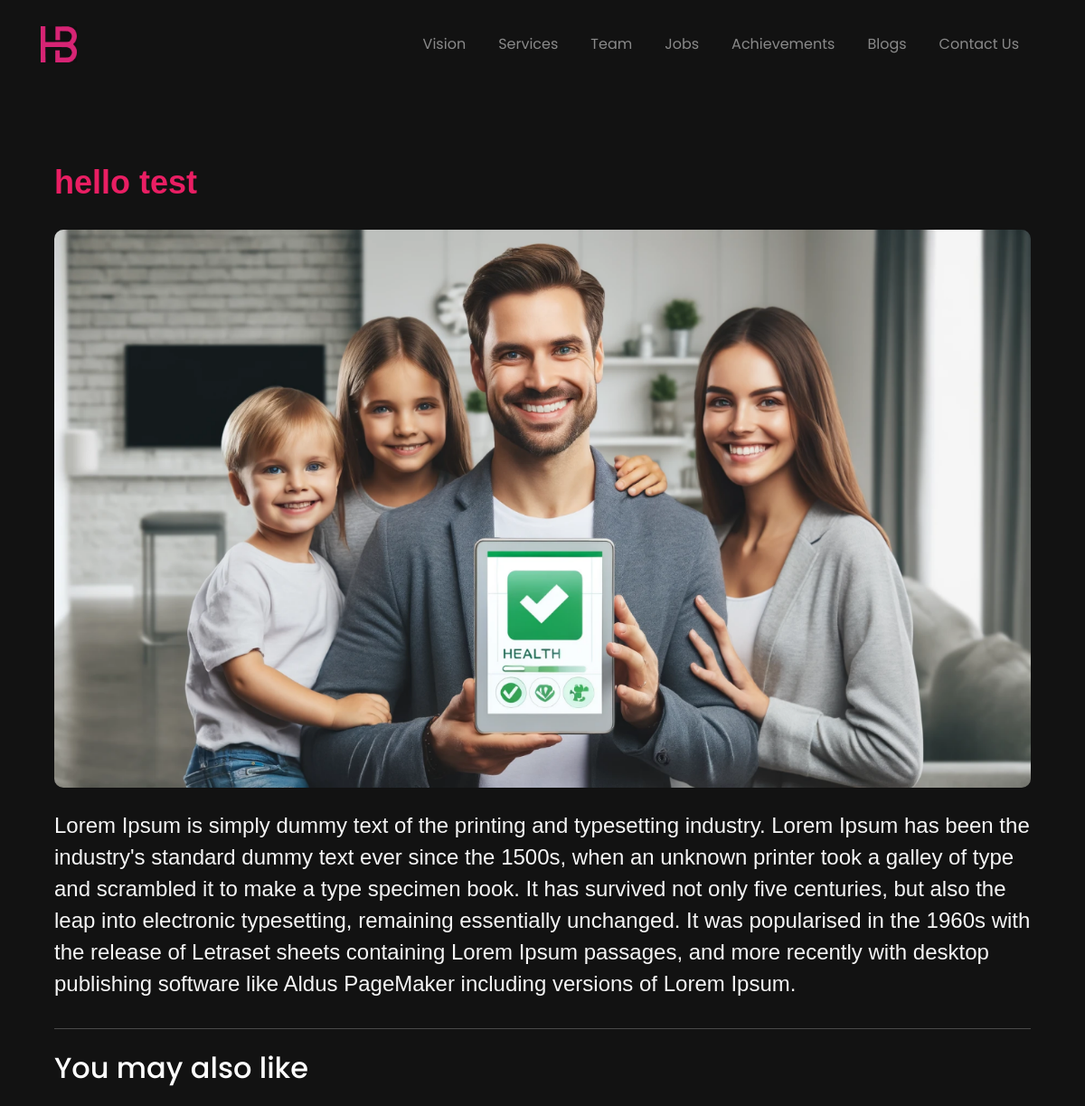
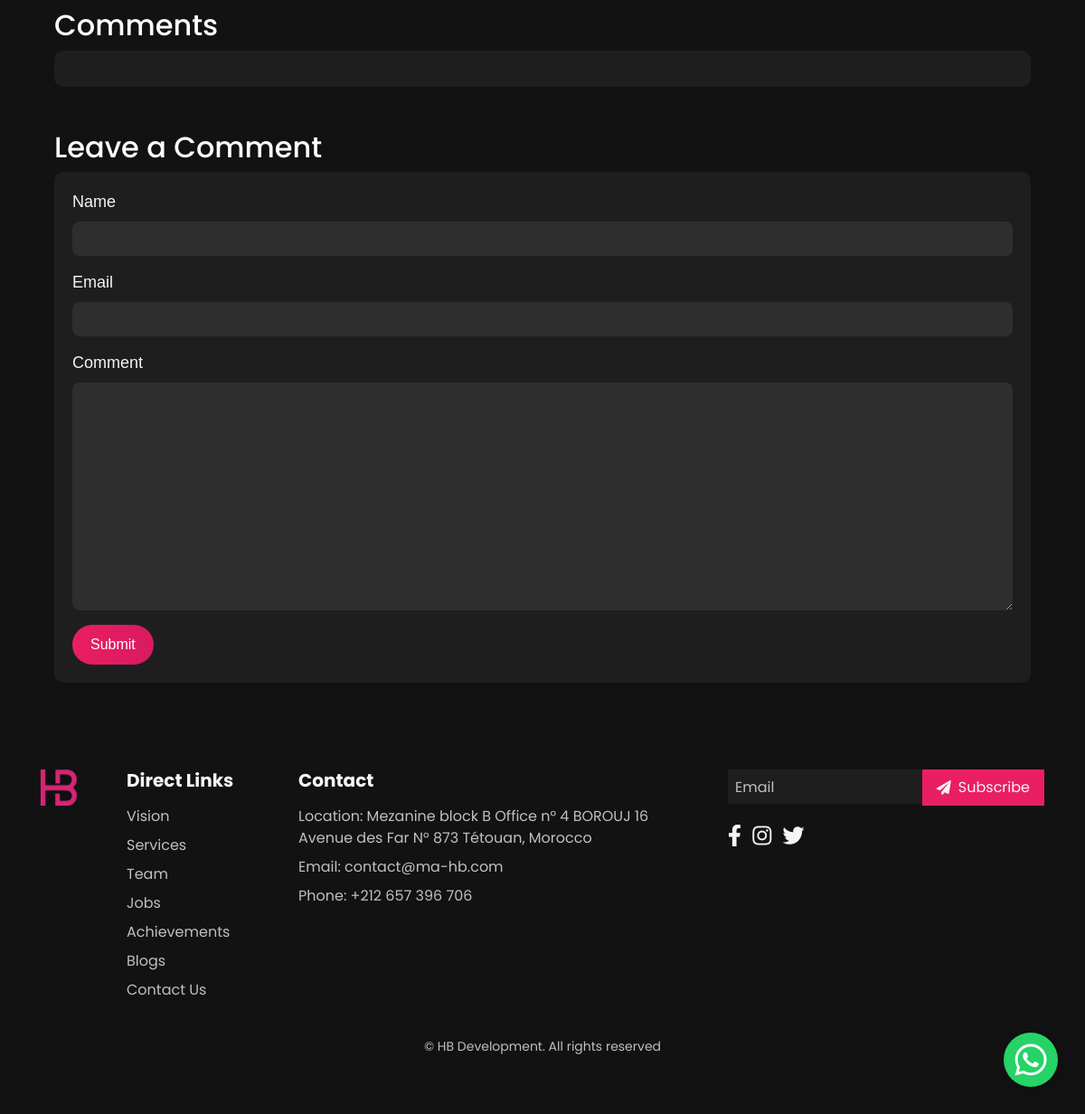
The app's page /blogs/post/1/ with its own data (2 pictures, top to bottom).
### blogs/models.py (models this page shows, shortened)
class Post(models.Model):
    title = models.CharField(max_length=255)
    auther = models.ForeignKey(User, on_delete=models.CASCADE)
    category = models.ForeignKey(Category, on_delete=models.SET_NULL, null=True, blank=True)
    content = models.TextField()
    image = models.ImageField(upload_to='images/%y/%m/%d', default="default.jpg")
    updated_at = models.DateTimeField(default=timezone.now)
    meta_description = models.CharField(max_length=160, null=True, blank=True)
    meta_keywords = models.CharField(max_length=255, null=True, blank=True)
    og_title = models.CharField(max_length=255, null=True, blank=True)
    og_description = models.CharField(max_length=255, null=True, blank=True)
    og_image = models.ImageField(upload_to='seo_images/', null=True, blank=True)
    og_type = models.CharField(max_length=50, default='article')

### blogs/views.py (the view)
# urls.py: path('post/<int:pk>/', views.post_detail, name='post_detail'),
def post_detail(request, pk):
    post = get_object_or_404(Post, pk=pk)
    comments = post.comments.all()
    related_posts = Post.objects.filter(category=post.category).exclude(pk=pk)[:5]
    if request.method == 'POST':
        form = CommentForm(request.POST)
        if form.is_valid():
            comment = form.save(commit=False)
            comment.post = post
            if request.user.is_authenticated:
                comment.author = request.user
            comment.save()
            post_url = request.build_absolute_uri(reverse('post_detail', args=[post.pk]))
            delete_url = request.build_absolute_uri(reverse('delete_comment', args=[comment.id]))
            send_mail(
                subject=f'New Comment on Post: {post.title}',
                message=(
                    f'Name: {comment.name}\n'
                    f'Email: {comment.email}\n'
                    f'Comment: {comment.content}\n'
                    f'Post: {post.title}\n'
                    f'Link: {post_url}\n'
                    f'Site: LG Assurance\n\n'
                    f'To delete this comment, click the following link: {delete_url}'
                ),
                from_email=settings.DEFAULT_FROM_EMAIL,
                recipient_list=[settings.ADMIN_EMAIL],
                fail_silently=False,
            )
            return redirect('post_detail', pk=post.pk)
    else:
        form = CommentForm()
    return render(request, 'blogs/singlepost.html', {
        'post': post,
        'comments': comments,
        'form': form,
        'related_posts': related_posts
    })

### blogs/forms.py
class CommentForm(forms.ModelForm):
    class Meta:
        model = Comment
        fields = ['name', 'email', 'content']

### templates/blogs/singlepost.html (shortened to what this page needs)
{% extends "base.html" %}
{% load static %}
{% block content %}
<div class="container mt-5">
    <div class="row">
        <div class="col-12">
            <h1 id="blog-title">{{ post.title }}</h1>
            <img src="{{ post.image.url }}" class="img-fluid mb-4 mt-4" alt="{{ post.title }}">
            <p id="blog-text">{{ post.content|safe }}</p>
        </div>
    </div>
    <hr>
    <div class="row mt-4">
        <div class="col-12">
            <h2 id="related-posts-h2">You may also like</h2>
        </div>
    </div>
    <div class="row mt-4">
        <div class="col-12">
            <h2>Comments</h2>
            <div class="card mb-4">
                <div class="card-body">
                </div>
            </div>
        </div>
    </div>
    <div class="row mt-4 mb-5">
        <div class="col-12">
            <h2>Leave a Comment</h2>
            <div class="card">
                <div class="card-body">
                    <form method="post">
                        <div class="form-group">
                            <label for="id_name">Name</label>
                            <input type="text" name="name" maxlength="255" class="form-control" id="id_name">
                        </div>
                        <div class="form-group">
                            <label for="id_email">Email</label>
                            <input type="email" name="email" class="form-control" id="id_email">
                        </div>
                        <div class="form-group">
                            <label for="id_content">Comment</label>
                            <textarea name="content" cols="40" rows="10" class="form-control" id="id_content"></textarea>
                        </div>
                        <button type="submit" class="btn btn-gradient">Submit</button>
                    </form>
                </div>
            </div>
        </div>
    </div>
</div>
{% endblock %}

### static/css/base.css (style rules this page uses)
:root { --body-font: 'Poppins', sans-serif; --biggest-font-size: 5rem; --bigger-font-size: 3.5rem; --big-font-size: 2.5rem; --h2-font-size: 1.25rem; --h3-font-size: 1.125rem; --normal-font-size: .938rem; --small-font-size: .813rem; --smaller-font-size: .75rem; --text-line-height: 2rem; --font-medium: 500; --font-semi-bold: 600; }
@media screen and (min-width: 968px) { :root { --biggest-font-size: 7.5rem; --bigger-font-size: 4.5rem; --big-font-size: 4rem; --h2-font-size: 1.5rem; --h3-font-size: 1.25rem; --normal-font-size: 1rem; --small-font-size: .875rem; --smaller-font-size: .813rem; } }

### templates/blogs/singlepost.html (style rules this page uses)
#blog-title { font-family: 'Almarai', sans-serif; font-style: normal; font-weight: 700; font-size: 36px; line-height: 40px; color: #e91e63; text-align: left; }
#blog-text { font-family: 'Almarai', sans-serif; font-style: normal; font-weight: 400; font-size: 24px; line-height: 35px; text-align: left; color: #f5f5f5; }
.img-fluid { border-radius: 10px; margin-bottom: 20px; }
hr { border-top: 1px solid #4a4a4a; }
.card { background-color: #1e1e1e; border: none; border-radius: 10px; }
.card-body { padding: 20px; }
.btn-gradient { background: linear-gradient(90deg, #e91e63, #d81b60); border: none; color: white; padding: 10px 20px; font-family: 'Almarai', sans-serif; font-size: 16px; border-radius: 30px; transition: background 0.3s ease; }
.form-group label { color: #f5f5f5; font-family: 'Almarai', sans-serif; font-size: 18px; }
.form-control { background-color: #2e2e2e; color: #f5f5f5; border-radius: 8px; border: none; }

### templates/base.html (style rules this page uses)
html, body { overflow-x: hidden; }
body { background-color: #121212; color: #FFFFFF; font-family: 'poppins', sans-serif; }

### records on screen
Post: title "hello test", image (picture), content "Lorem Ipsum is simply dummy text of the printing and typesetting industry. Lorem Ipsum has been the industry's standard dummy text ever since the 1500s, when an unknown printer took a galley of type and scrambled it to make a type specimen book. It has survived not only five centuries, but also the leap into electronic typesetting, remaining essentially unchanged. It was popularised in the 1960s with the release of Letraset sheets containing Lorem Ipsum passages, and more recently with desktop publishing software like Aldus PageMaker including versions of Lorem Ipsum."
